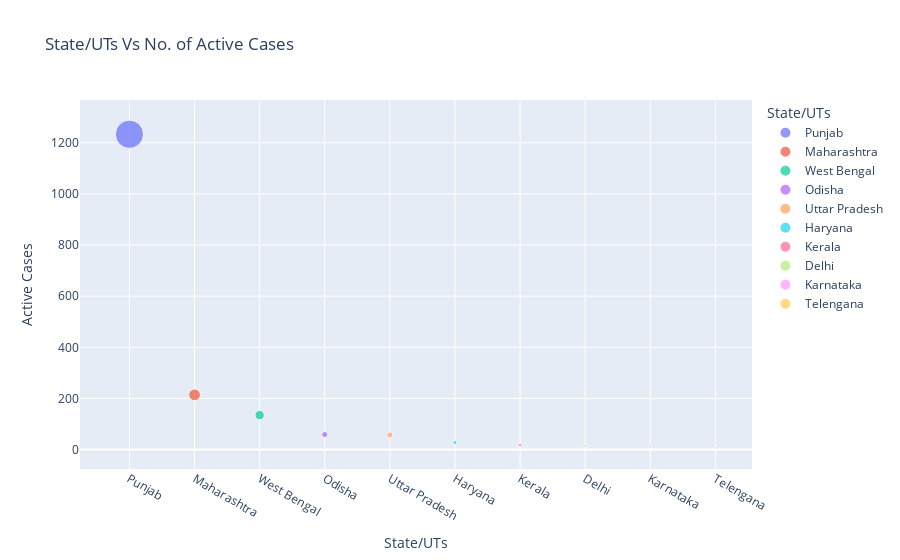

The notebook cell this image was saved under:
### Code cell
x = cd[['State/UTs','Active']].sort_values(by='Active',ascending=False)['State/UTs'][:10].values
y = cd[['State/UTs','Active']].sort_values(by='Active',ascending=False)['Active'][:10].values
df = pd.DataFrame({'State/UTs':x,
                  'Active Cases':y})
fig = px.scatter(df,
             x='State/UTs',
             y='Active Cases',
             color='State/UTs',
             title='State/UTs Vs No. of Active Cases',
             size='Active Cases')
fig.show()

### Figure 1 — Plotly figure (JSON) as saved in the notebook; plotly's stock layout.template omitted (floating-point values rounded to 4 significant figures)
{"data": [{"hovertemplate": "State/UTs=%{x}<br>Active Cases=%{marker.size}<extra></extra>", "legendgroup": "Punjab", "marker": {"color": "#636efa", "size": [1233], "sizemode": "area", "sizeref": 3.083, "symbol": "circle"}, "mode": "markers", "name": "Punjab", "orientation": "v", "showlegend": true, "type": "scatter", "x": ["Punjab"], "xaxis": "x", "y": [1233], "yaxis": "y"}, {"hovertemplate": "State/UTs=%{x}<br>Active Cases=%{marker.size}<extra></extra>", "legendgroup": "Maharashtra", "marker": {"color": "#EF553B", "size": [214], "sizemode": "area", "sizeref": 3.083, "symbol": "circle"}, "mode": "markers", "name": "Maharashtra", "orientation": "v", "showlegend": true, "type": "scatter", "x": ["Maharashtra"], "xaxis": "x", "y": [214], "yaxis": "y"}, {"hovertemplate": "State/UTs=%{x}<br>Active Cases=%{marker.size}<extra></extra>", "legendgroup": "West Bengal", "marker": {"color": "#00cc96", "size": [135], "sizemode": "area", "sizeref": 3.083, "symbol": "circle"}, "mode": "markers", "name": "West Bengal", "orientation": "v", "showlegend": true, "type": "scatter", "x": ["West Bengal"], "xaxis": "x", "y": [135], "yaxis": "y"}, {"hovertemplate": "State/UTs=%{x}<br>Active Cases=%{marker.size}<extra></extra>", "legendgroup": "Odisha", "marker": {"color": "#ab63fa", "size": [59], "sizemode": "area", "sizeref": 3.083, "symbol": "circle"}, "mode": "markers", "name": "Odisha", "orientation": "v", "showlegend": true, "type": "scatter", "x": ["Odisha"], "xaxis": "x", "y": [59], "yaxis": "y"}, {"hovertemplate": "State/UTs=%{x}<br>Active Cases=%{marker.size}<extra></extra>", "legendgroup": "Uttar Pradesh", "marker": {"color": "#FFA15A", "size": [57], "sizemode": "area", "sizeref": 3.083, "symbol": "circle"}, "mode": "markers", "name": "Uttar Pradesh", "orientation": "v", "showlegend": true, "type": "scatter", "x": ["Uttar Pradesh"], "xaxis": "x", "y": [57], "yaxis": "y"}, {"hovertemplate": "State/UTs=%{x}<br>Active Cases=%{marker.size}<extra></extra>", "legendgroup": "Haryana", "marker": {"color": "#19d3f3", "size": [27], "sizemode": "area", "sizeref": 3.083, "symbol": "circle"}, "mode": "markers", "name": "Haryana", "orientation": "v", "showlegend": true, "type": "scatter", "x": ["Haryana"], "xaxis": "x", "y": [27], "yaxis": "y"}, {"hovertemplate": "State/UTs=%{x}<br>Active Cases=%{marker.size}<extra></extra>", "legendgroup": "Kerala", "marker": {"color": "#FF6692", "size": [18], "sizemode": "area", "sizeref": 3.083, "symbol": "circle"}, "mode": "markers", "name": "Kerala", "orientation": "v", "showlegend": true, "type": "scatter", "x": ["Kerala"], "xaxis": "x", "y": [18], "yaxis": "y"}, {"hovertemplate": "State/UTs=%{x}<br>Active Cases=%{marker.size}<extra></extra>", "legendgroup": "Delhi", "marker": {"color": "#B6E880", "size": [14], "sizemode": "area", "sizeref": 3.083, "symbol": "circle"}, "mode": "markers", "name": "Delhi", "orientation": "v", "showlegend": true, "type": "scatter", "x": ["Delhi"], "xaxis": "x", "y": [14], "yaxis": "y"}, {"hovertemplate": "State/UTs=%{x}<br>Active Cases=%{marker.size}<extra></extra>", "legendgroup": "Karnataka", "marker": {"color": "#FF97FF", "size": [12], "sizemode": "area", "sizeref": 3.083, "symbol": "circle"}, "mode": "markers", "name": "Karnataka", "orientation": "v", "showlegend": true, "type": "scatter", "x": ["Karnataka"], "xaxis": "x", "y": [12], "yaxis": "y"}, {"hovertemplate": "State/UTs=%{x}<br>Active Cases=%{marker.size}<extra></extra>", "legendgroup": "Telengana", "marker": {"color": "#FECB52", "size": [8], "sizemode": "area", "sizeref": 3.083, "symbol": "circle"}, "mode": "markers", "name": "Telengana", "orientation": "v", "showlegend": true, "type": "scatter", "x": ["Telengana"], "xaxis": "x", "y": [8], "yaxis": "y"}], "layout": {"autosize": true, "legend": {"itemsizing": "constant", "title": {"text": "State/UTs"}, "tracegroupgap": 0}, "title": {"text": "State/UTs Vs No. of Active Cases"}, "xaxis": {"anchor": "y", "autorange": true, "categoryarray": ["Punjab", "Maharashtra", "West Bengal", "Odisha", "Uttar Pradesh", "Haryana", "Kerala", "Delhi", "Karnataka", "Telengana"], "categoryorder": "array", "domain": [0, 1], "range": [-0.6999, 9.548], "title": {"text": "State/UTs"}, "type": "category"}, "yaxis": {"anchor": "x", "autorange": true, "domain": [0, 1], "range": [-94.66, 1445.0], "title": {"text": "Active Cases"}, "type": "linear"}}}
